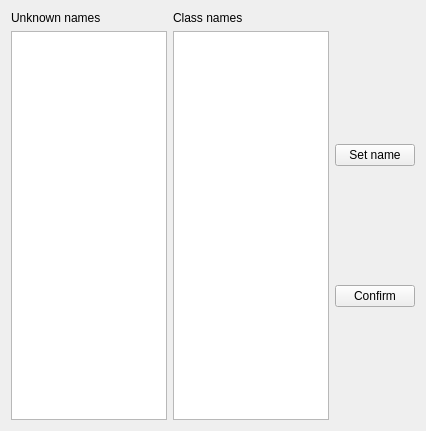
<?xml version="1.0" encoding="UTF-8"?>
<ui version="4.0">
 <class>typodetect</class>
 <widget class="QWidget" name="typodetect">
  <property name="geometry">
   <rect>
    <x>0</x>
    <y>0</y>
    <width>426</width>
    <height>431</height>
   </rect>
  </property>
  <property name="windowTitle">
   <string>Form</string>
  </property>
  <layout class="QGridLayout" name="gridLayout">
   <item row="1" column="4">
    <layout class="QVBoxLayout" name="verticalLayout">
     <item>
      <widget class="QPushButton" name="setNamePushButton">
       <property name="text">
        <string>Set name</string>
       </property>
      </widget>
     </item>
     <item>
      <widget class="QPushButton" name="confirmPushButton">
       <property name="text">
        <string>Confirm</string>
       </property>
      </widget>
     </item>
    </layout>
   </item>
   <item row="1" column="0">
    <widget class="QListView" name="unknownNamesListView"/>
   </item>
   <item row="1" column="2">
    <widget class="QListView" name="classNamesListView"/>
   </item>
   <item row="0" column="0">
    <widget class="QLabel" name="label">
     <property name="text">
      <string>Unknown names</string>
     </property>
    </widget>
   </item>
   <item row="0" column="2">
    <widget class="QLabel" name="label_2">
     <property name="text">
      <string>Class names</string>
     </property>
    </widget>
   </item>
  </layout>
 </widget>
 <resources/>
 <connections/>
</ui>
